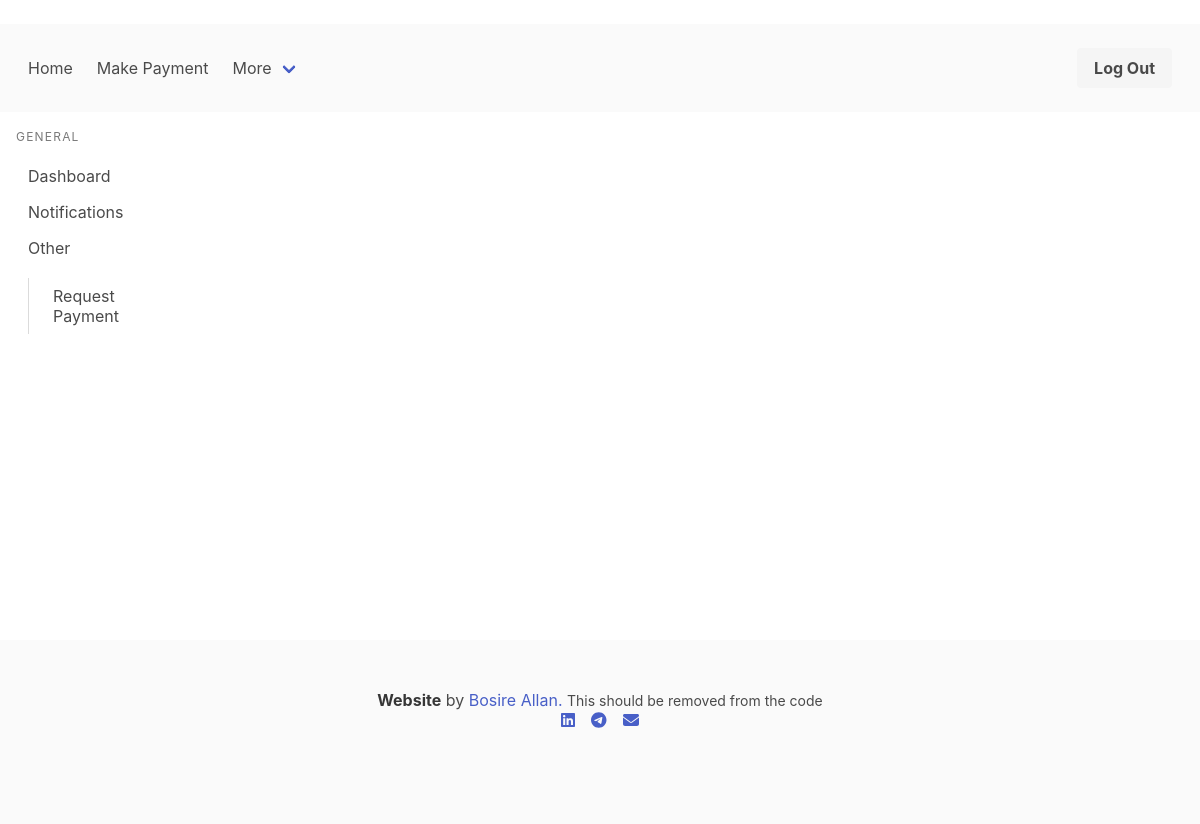
The app's page /notifications/ (signed in), older data.
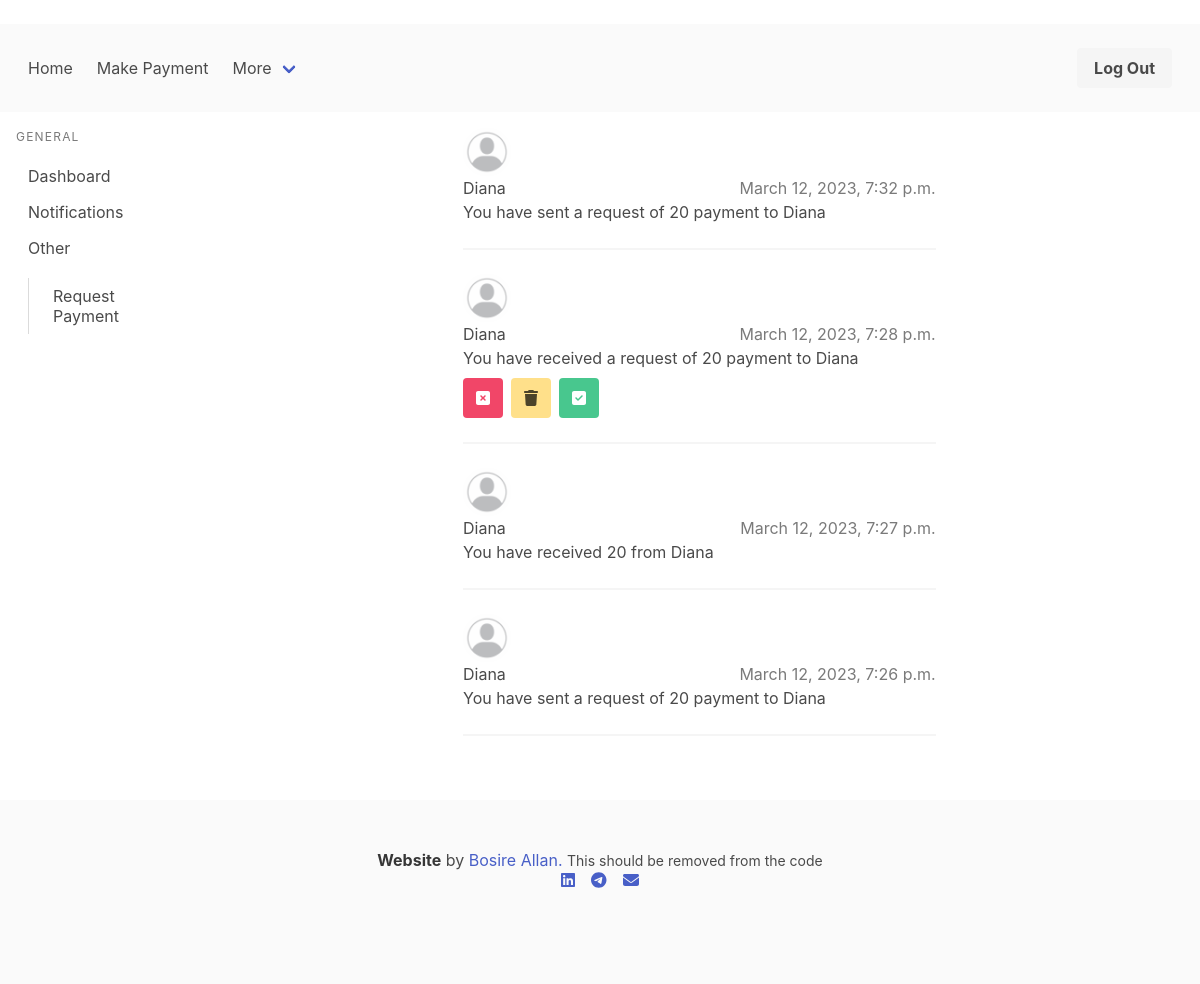
The same page, newer data.
### pay_app/models.py (models this page shows, shortened)
class Notification(models.Model):
    transaction = models.ForeignKey(Transaction, on_delete=models.CASCADE, null=True, blank=True)
    receiver = models.ForeignKey(User, on_delete=models.CASCADE, related_name='receiver')
    sender = models.ForeignKey(User, on_delete=models.CASCADE, related_name='sender')
    message = models.CharField(max_length=100)
    read = models.BooleanField(default=False)
    date = models.DateTimeField(auto_now_add=True)

### pay_app/views.py (the view)
# urls.py: path('notifications/', views.notifications, name='notifications'),
@login_required(login_url='/login/')
def notifications(request, notification_id=None):
    user_notifications = Notification.objects.filter(receiver=request.user, read=False).order_by('-date')
    if notification_id:
        notification = Notification.objects.get(id=notification_id)
        notification.read = True
        notification.save()
    return render(request, 'notifications.html', {'notifications': user_notifications})

### pay_app/models.py (called while the page is built)
    def __str__(self):
        return self.username

### templates/notifications.html (shortened to what this page needs)
{% extends 'base.html' %}
{% block content %}
    {% include 'side_nav.html' %}
    <div class='column is-5 ml-auto mr-auto'>
        <ul class="list has-hoverable-list-items has-overflow-ellipsis">
            {% for item in notifications %}
                <li class='list-item mb-5'>
                    <div class="list-item-image">
                        <figure class="image is-48x48">
                            {% load static %}
                            <img class="is-rounded" src="{% static 'images/profile.jpg' %}" alt="">
                        </figure>
                    </div>
                    <div class="list-item-content">
                        <div class="list-item-title is-flex is-justify-content-space-between">
                            <span>{{ item.sender }}</span>
                            <span class="has-text-weight-normal has-text-grey">{{ item.date }}</span>
                        </div>
                        <div class="list-item-description">
                            {{ item.message }}
                        </div>
                    </div>
                    {% if item.transaction.money_from.id == user.id %}
                        <div class="list-item-controls is-hidden-mobile mt-2 ml-auto">
                            <div class="buttons">
                                <a class="button is-danger" href="{% url 'pay_app:reject-payment' item.id %}">
                                    <span class="icon"><i class="fas fa-times-square"></i></span>
                                </a>
                                <a class="button is-warning" href="{% url 'pay_app:notification' item.id %}">
                                    <span class="icon"><i class="fas fa-trash"></i></span>
                                </a>
                                <a class="button is-success" href="{% url 'pay_app:accept-payment' item.id %}">
                                    <span class="icon"><i class="fas fa-check-square"></i></span>
                                </a>
                            </div>
                        </div>
                    {% endif %}
                </li>
                <hr>
            {% endfor %}
        </ul>
    </div>
{% endblock %}

### templates/base.html (shortened to what this page needs)
﻿<!doctype html>
<html lang="en">
<head>
    {% load static %}
    <link rel="stylesheet" href="{% static 'css/bulma/bulma.min.css' %}">
    <link rel="stylesheet" href="https://cdnjs.cloudflare.com/ajax/libs/font-awesome/6.3.0/css/all.min.css">
    <link rel="stylesheet" href="{% static 'css/style.css' %}">
</head>
<body>
<div id="wrapper">
    <nav class="navbar" role="navigation" aria-label="main navigation" id="navbar">
        <div id="navbarBasic" class="navbar-menu">
            <div class="navbar-start">
                <a class="navbar-item" href="{% url 'pay_app:index' %}">
                    Home
                </a>
                <a class="navbar-item" href="{% url 'pay_app:make-payment' %}">
                    Make Payment
                </a>
                <div class="navbar-item has-dropdown is-hoverable">
                    <a class="navbar-link">
                        More
                    </a>
                </div>
            </div>
            <div class="navbar-end">
                <div class="navbar-item">
                    <div class="buttons">
                        {% if user.is_authenticated %}
                            <a href="{% url 'pay_app:logout' %}" class="button is-light">
                                <strong>Log Out</strong>
                            </a>
                        {% endif %}
                    </div>
                </div>
            </div>
        </div>
    </nav>
    <main class="columns">
        {% block content %}
        {% endblock %}
    </main>
    <footer class="footer">
        <div class="content has-text-centered">
            <p>
                <strong>Website</strong> by <a href="https://www.linkedin.com/in/allan-bosire-13b066180/">Bosire
                Allan.</a> <small>This should be removed from the code</small>
                <span class="is-flex is-justify-content-center is-align-items-center gap-1">
                <a href="https://www.linkedin.com/in/allan-bosire-13b066180/">
                    <i class="fab fa-linkedin"></i>
                </a>
                <a href="https://t.me/jinn_allan">
                    <i class="fab fa-telegram"></i>
                </a>
                <a href="mailto:bosireallan@outlook.com">
                    <i class="fas fa-envelope"></i>
                </a>
            </span>
            </p>
        </div>
    </footer>
</div>
</body>
</html>

### templates/side_nav.html (shortened to what this page needs)
﻿<div class="column is-2">
    <aside class="menu is-hidden-mobile is-flex is-flex-direction-column">
        <p class="menu-label">
            General
        </p>
        <ul class="menu-list" id="menu-list">
            <li><a href="{% url 'pay_app:dashboard' %}" id="dashboard">Dashboard</a></li>
            <li><a id="notifications" href="{% url 'pay_app:notifications' %}">Notifications </a></li>
            <li><a>Other</a>
                <ul>
                    <li><a href="{% url 'pay_app:request-payment' %}" id="pending_money">Request Payment</a></li>
                </ul>
            </li>
        </ul>
    </aside>
</div>

### static/css/style.css (style rules this page uses)
*, *::before, *::after { box-sizing: border-box; margin: 0; padding: 0; }
:root { --light: #fafafa; --dark: #333; }
#wrapper { display: grid; grid-template-rows: auto 1fr auto; min-height: 100vh; min-height: 100dvh; }
main { padding: 1rem; }
.navbar { background-color: var(--light); padding: 1rem; }
.gap-1 { gap: 1em; }

Row changes from the older to the newer data that the page shows:
added Notification: sender "Diana", date "March 12, 2023, 7:32 p.m.", message "You have sent a request of 20 payment to Diana"
added Notification: sender "Diana", date "March 12, 2023, 7:28 p.m.", message "You have received a request of 20 payment to Diana"
added Notification: sender "Diana", date "March 12, 2023, 7:27 p.m.", message "You have received 20 from Diana"
added Notification: sender "Diana", date "March 12, 2023, 7:26 p.m.", message "You have sent a request of 20 payment to Diana"
